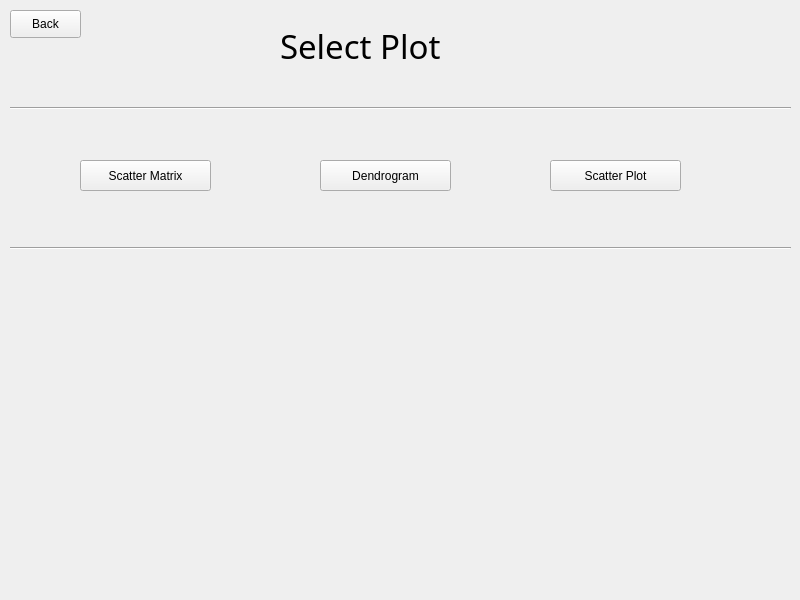
<?xml version="1.0" encoding="UTF-8"?>
<ui version="4.0">
 <class>MainWindow</class>
 <widget class="QMainWindow" name="MainWindow">
  <property name="geometry">
   <rect>
    <x>0</x>
    <y>0</y>
    <width>800</width>
    <height>600</height>
   </rect>
  </property>
  <property name="windowTitle">
   <string>MainWindow</string>
  </property>
  <widget class="QWidget" name="centralwidget">
   <widget class="QLabel" name="label">
    <property name="geometry">
     <rect>
      <x>280</x>
      <y>10</y>
      <width>221</width>
      <height>71</height>
     </rect>
    </property>
    <property name="font">
     <font>
      <family>Book Antiqua</family>
      <pointsize>25</pointsize>
     </font>
    </property>
    <property name="text">
     <string>Select Plot</string>
    </property>
   </widget>
   <widget class="QPushButton" name="scatter_matrix">
    <property name="geometry">
     <rect>
      <x>80</x>
      <y>160</y>
      <width>131</width>
      <height>31</height>
     </rect>
    </property>
    <property name="text">
     <string>Scatter Matrix</string>
    </property>
   </widget>
   <widget class="QPushButton" name="dindrogram">
    <property name="geometry">
     <rect>
      <x>320</x>
      <y>160</y>
      <width>131</width>
      <height>31</height>
     </rect>
    </property>
    <property name="text">
     <string>Dendrogram</string>
    </property>
   </widget>
   <widget class="QPushButton" name="scatter_plot">
    <property name="geometry">
     <rect>
      <x>550</x>
      <y>160</y>
      <width>131</width>
      <height>31</height>
     </rect>
    </property>
    <property name="text">
     <string>Scatter Plot</string>
    </property>
   </widget>
   <widget class="Line" name="line">
    <property name="geometry">
     <rect>
      <x>10</x>
      <y>100</y>
      <width>781</width>
      <height>16</height>
     </rect>
    </property>
    <property name="orientation">
     <enum>Qt::Horizontal</enum>
    </property>
   </widget>
   <widget class="Line" name="line_2">
    <property name="geometry">
     <rect>
      <x>10</x>
      <y>240</y>
      <width>781</width>
      <height>16</height>
     </rect>
    </property>
    <property name="orientation">
     <enum>Qt::Horizontal</enum>
    </property>
   </widget>
   <widget class="QPushButton" name="back">
    <property name="geometry">
     <rect>
      <x>10</x>
      <y>10</y>
      <width>71</width>
      <height>28</height>
     </rect>
    </property>
    <property name="text">
     <string>Back</string>
    </property>
   </widget>
  </widget>
 </widget>
 <resources/>
 <connections/>
</ui>
